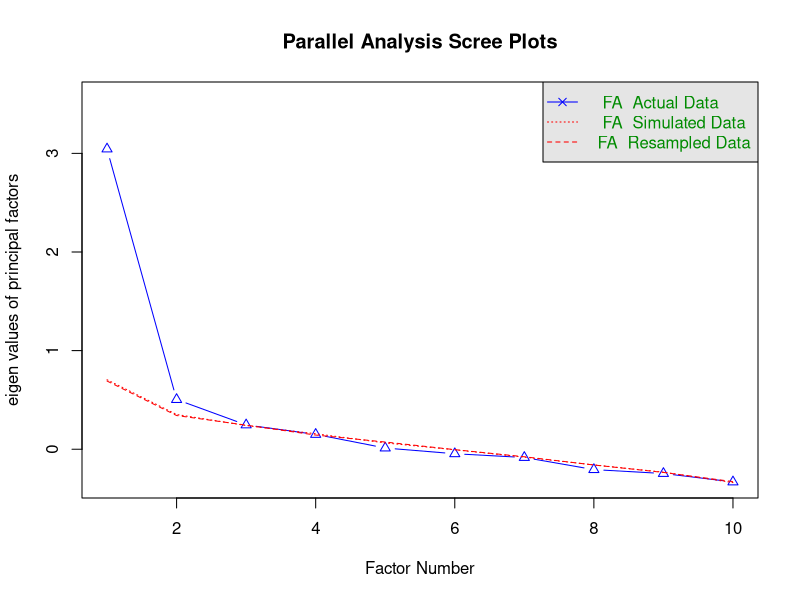
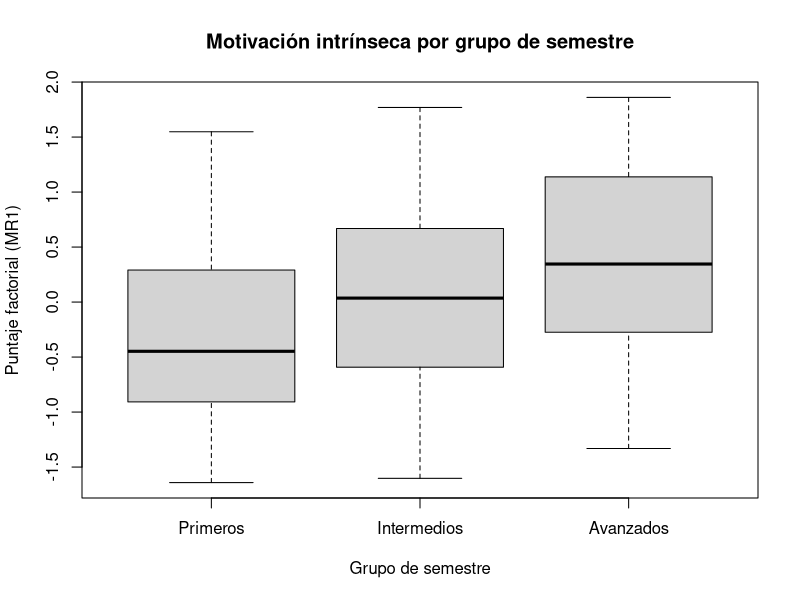
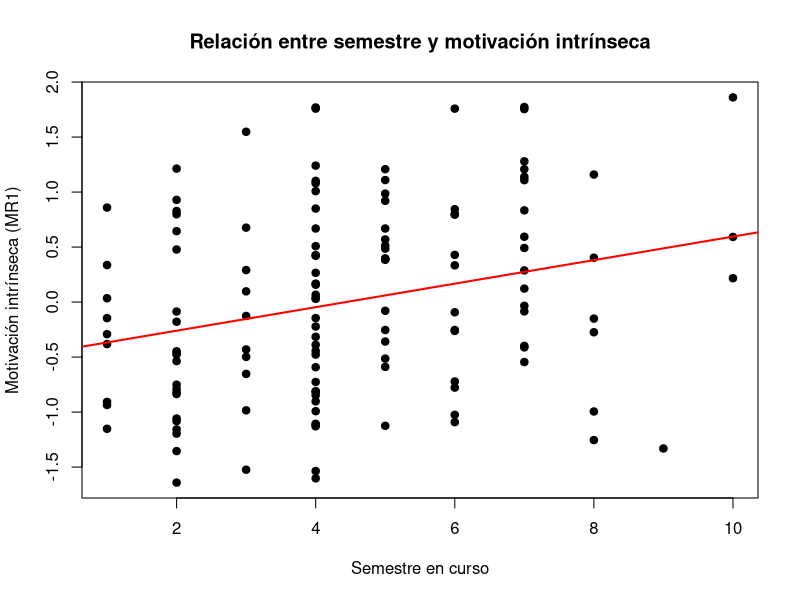

These figures' R source, in order:
###############################################
# AFE Motivación académica - EAFIT
# Análisis de Datos 2
###############################################

########## 0. PAQUETES ##########

# install.packages("psych")
# install.packages("readr")

library(psych)
library(readr)

########## 1. IMPORTAR DATOS ##########

# El working directory ya lo definiste desde RStudio (Session > Set WD)
# Ajusta el nombre del archivo si es diferente:
datos <- read_delim("Resultados_Encuestas_AFE_Limpios.csv", delim = ";")

# Revisión rápida de la estructura
str(datos)
summary(datos)

# Nos quedamos solo con los ítems Likert para el AFE
items <- datos[, c("P1","P2","P3","P4","P5","P6","P7","P8","P9","P10")]
str(items)

########## 2. ADECUACIÓN PARA AFE (KMO y BARTLETT) ##########

# Medida de adecuación muestral KMO
KMO(items)

# Prueba de esfericidad de Bartlett
cortest.bartlett(cor(items), n = nrow(items))

########## 3. ANÁLISIS PARALELO (NÚMERO DE FACTORES) ##########

fa.parallel(items, fm = "minres", fa = "fa")

# Según el resultado de fa.parallel, se decidió usar 2 factores

########## 4. ANÁLISIS FACTORIAL EXPLORATORIO (AFE) ##########

resultado_afe <- fa(items,
                    nfactors = 2,
                    fm       = "minres",
                    rotate   = "varimax")

# Cargas factoriales ordenadas (con cutoff para simplificar la tabla)
print(resultado_afe, cutoff = 0.30, sort = TRUE)

########## 5. PUNTAJES FACTORIALES ##########

# Puntajes por estudiante en cada factor (MR1 y MR2)
puntajes <- as.data.frame(resultado_afe$scores)

# Agregar el semestre a la tabla de puntajes
puntajes$Semestre <- datos$Semestre

head(puntajes)
str(puntajes)

########## 6. CORRELACIONES CON SEMESTRE ##########

# Motivación intrínseca (MR1) vs semestre
cor.test(puntajes$Semestre, puntajes$MR1)

# Motivación extrínseca (MR2) vs semestre
cor.test(puntajes$Semestre, puntajes$MR2)

########## 7. ANÁLISIS POR GRUPOS DE SEMESTRE (ANOVA) ##########

# Grupos: 1–3 = Primeros, 4–6 = Intermedios, 7–10 = Avanzados
puntajes$Grupo <- cut(puntajes$Semestre,
                      breaks = c(0, 3, 6, 10),
                      labels = c("Primeros", "Intermedios", "Avanzados"))

table(puntajes$Grupo)

# ANOVA para motivación intrínseca
anova_MR1 <- aov(MR1 ~ Grupo, data = puntajes)
summary(anova_MR1)

# ANOVA para motivación extrínseca
anova_MR2 <- aov(MR2 ~ Grupo, data = puntajes)
summary(anova_MR2)

# Promedios por grupo (para interpretar)
aggregate(puntajes[, c("MR1","MR2")],
          by = list(Grupo = puntajes$Grupo),
          FUN = mean)

########## 8. GRÁFICAS (OPCIONALES PARA EL INFORME) ##########

# Boxplot de motivación intrínseca por grupo de semestre
boxplot(MR1 ~ Grupo, data = puntajes,
        main = "Motivación intrínseca por grupo de semestre",
        xlab = "Grupo de semestre",
        ylab = "Puntaje factorial (MR1)")

# Dispersión Semestre vs MR1 con recta de regresión
plot(puntajes$Semestre, puntajes$MR1,
     main = "Relación entre semestre y motivación intrínseca",
     xlab = "Semestre en curso",
     ylab = "Motivación intrínseca (MR1)",
     pch = 19)
abline(lm(MR1 ~ Semestre, data = puntajes), col = "red", lwd = 2)

